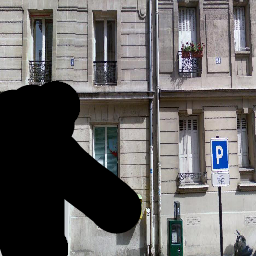
#> input picture Flask/images/ej.png, 256 x 256 px; its folder holds only this picture in this run
$ python -i mascaraClass.py   (imports and definitions only)   (older library calls are emulated)
#> lines starting #> are read from the running program, lines starting #| are printed output that depends on the picture; after the words box and inside, x2 and y2 are one past the last pixel; in counts of white or black regions, pixels touching at a corner belong together
#> further down, picture is the input picture: shape (256, 256, 3); mean B, G, R 99.7, 100, 102
import os
import numpy as np
import matplotlib.pyplot as plt
import random
import scipy.misc
import cv2 as cv

class MaskClass:

    # [4 lines left out: function generarMasks, not called in this run]

    def detectarMask(self,images):
        sizes=np.array(images).shape
#> sizes = (256, 256, 3)
        mascara=np.zeros((sizes[0],sizes[1]))#tamaño mascara
        im=images
        for x in range(sizes[0]):
            for y in range(sizes[1]):
                if im[x,y,0]==0 and im[x,y,1]==0 and im[x,y,2]==0:
                    mascara[x,y]=1
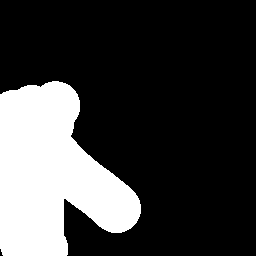
#> mascara: shape (256, 256) float64; values 0 (black) and 1 (white), 24.2% white; 1 white region, box (x1, y1, x2, y2) and area: (0, 81, 141, 256) 15843

        mascara=np.dstack((mascara, mascara, mascara))
        mascara = cv.morphologyEx(mascara, cv.MORPH_CLOSE, np.ones((5,5),np.uint8))
        mascara = cv.morphologyEx(mascara, cv.MORPH_OPEN, np.ones((5,5),np.uint8))
        mascara = cv.morphologyEx(mascara, cv.MORPH_DILATE, np.ones((5,5),np.uint8))
        return np.array(abs(mascara - 1),dtype=np.uint8),np.array(mascara,dtype=np.uint8)


# [28 lines left out: function generadorM, not called in this run]


import unittest
class MaskClassTest(unittest.TestCase):

    # [12 lines left out: functions test0, test1, not called in this run]


# In[112]:


# [2 lines not run here, left out]


>>> import cv2
>>> picture = cv2.imread('images/ej.png')
>>> result = MaskClass().detectarMask(picture)
